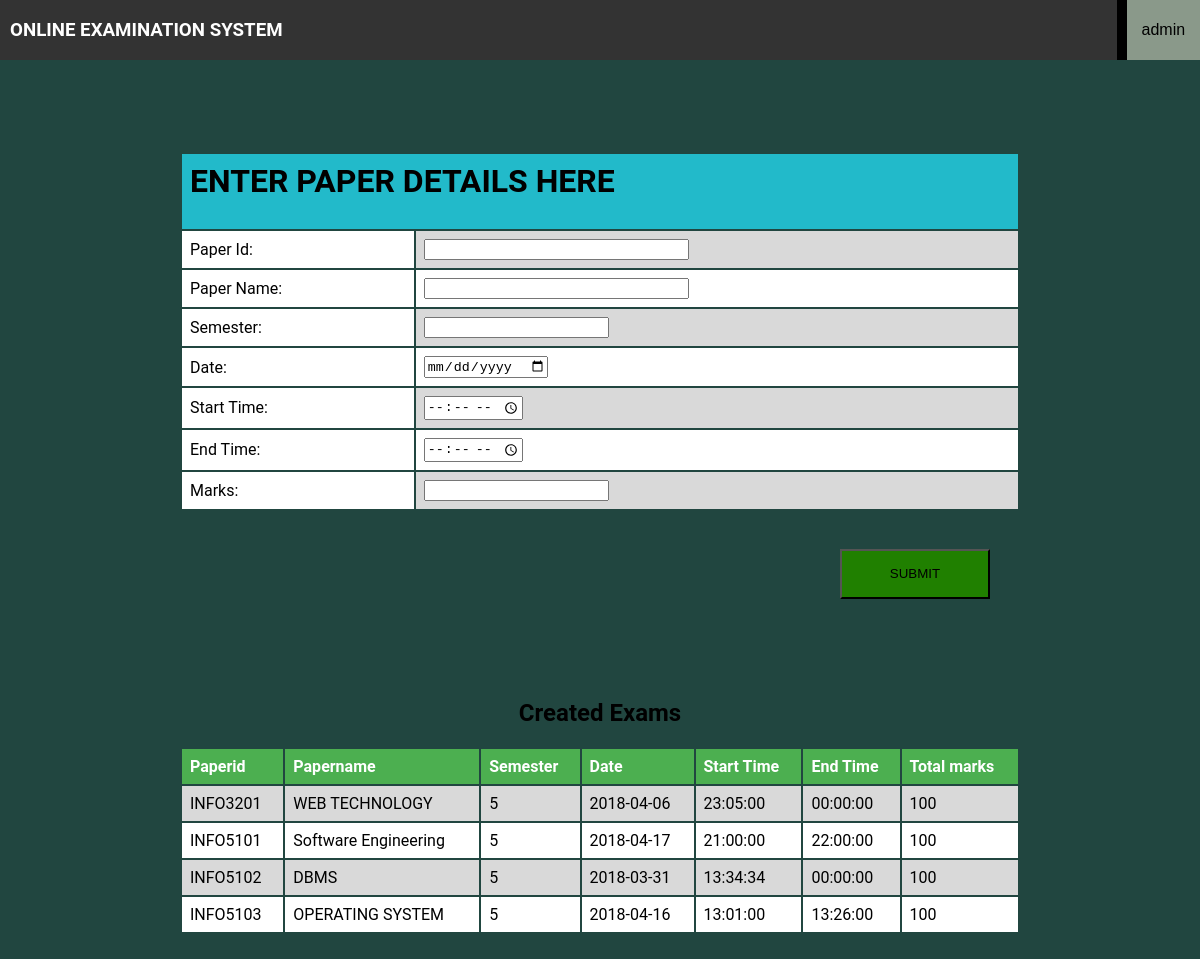
The app's page /add-exam.php (signed in) with its own data.
### tables this page shows
CREATE TABLE `exam` (
  `paper_id` varchar(10) NOT NULL,
  `paper_name` varchar(30) NOT NULL,
  `semester` int(5) NOT NULL,
  `date` date NOT NULL,
  `start_time` time NOT NULL,
  `marks` int(5) NOT NULL,
  `end_time` time NOT NULL
);

### add-exam.php (the view, shortened to what this page needs)
<?php
$conn=mysqli_connect('localhost','root','','exam');
$q="select * from exam";
$q1=mysqli_query($conn,$q);
?>
<html>
<head>
<link rel="stylesheet" type="text/css"  href="header.css">
</head>
<body>
	<div class="fixed-header">
		<a href="index.php"><h3 class="title">ONLINE EXAMINATION SYSTEM</h3></a>
		<?php
			if(isset($_SESSION["firstname"]))
			{
				echo '<div class="dropdown">
  						<button onclick="myFunction()" class="dropbtn">&nbsp&nbsp'.$_SESSION["firstname"].'&nbsp&nbsp</button>
  							<div id="myDropdown" class="dropdown-content">
    							<a href="admin-profile.php">Profile</a>
    							<a href="logout.php">Log Out</a>
  							</div>
					  </div>';
			}
			else
			{
				header('Location: http://localhost/OnlineExaminationSystem/admin-login.php');
			}
		?>
	</div>
	<br><br><br><br><br><br><br><br>
	<form method="post" action="add-exam-helper.php" enctype="multipart/form-data" >
	<table align="center">
		<tr>
			<td align="center" bgcolor="#22BACA" colspan="6"><h1>ENTER PAPER DETAILS HERE<h1></td>
		</tr>
		<tr>
			<td align="right" bgcolor="white" >Paper Id:</td>
			<td><input type="text" name="paperid" size="30" required></td>
		</tr>
		<tr>
			<td align="right" bgcolor="white">Paper Name:</td>
			<td><input type="text" name="pname" size="30" required></td>
		</tr>
		<tr>
			<td align="right" bgcolor="white">Semester:</td>
			<td><input type="number" name="sem" size="30" required></td>
		</tr>
		<tr>
			<td align="right" bgcolor="white">Date:</td>
			<td><input type="date" name="edate" size="30" required></td>
		</tr>
		<tr>
			<td align="right" bgcolor="white">Start Time:</td>
			<td><input type="Time" name="etime" size="30" required></td>
		</tr>
		<tr>
			<td align="right" bgcolor="white">End Time:</td>
			<td><input type="Time" name="eftime" size="30" required></td>
		</tr>
		<tr>
			<td align="right" bgcolor="white">Marks:</td>
			<td><input type="number" name="marks" size="30" required></td>
		</tr>
	</table><br><br>
	<input class="submitbtn" type="submit" name="submit" value="SUBMIT" >
</form><br><br><br><br><br><br>
	<h2 align="center" ><font color="black">Created Exams</font></h2>
	<table  align="center">
		<th>Paperid</th>
		<th>Papername</th>
		<th>Semester</th>
		<th>Date</th>
		<th>Start Time</th>
		<th>End Time</th>
		<th>Total marks</th>
		<?php while($row=mysqli_fetch_assoc($q1)){ ?>
		<tr>
		<td> <?php echo $row['paper_id'] ; ?> </td>
		<td> <?php echo $row['paper_name'] ; ?> </td>
		<td> <?php echo $row['semester'] ; ?> </td>
		<td> <?php echo $row['date'] ; ?> </td>
		<td> <?php echo $row['start_time'] ; ?> </td>
		<td> <?php echo $row['end_time'] ; ?> </td>
		<td> <?php echo $row['marks'] ; ?> </td>
		</tr>
		<?php } ?>
	</table>
	<br><br>
</body>
</html>

### header.css (style rules this page uses)
.fixed-header { top: 0; width: 100%; position: fixed; background: #333; color: #fff; }
.dropbtn { height: 60px; width: auto; background-color: #8a998a; color: black; font-size: 16px; border-top-width: 0px; border-right-width: 0px; border-bottom-width: 0px; border-left: solid; border-left-color: black; border-left-width: 10px; cursor: pointer; }
.dropdown { float: right; position: relative; display: inline-block; }
.title { float: left; margin-left: 10px; color: white; }

### add-exam.php (style rules this page uses)
body { margin: 0; background-color:#214640; font-family: "Roboto", sans-serif; }
.submitbtn { float: right; margin-right: 210px; height: 50px; width:150px; background-color:#208000; }
table { width: 70%; }
th, td { text-align: left; padding: 8px; }
tr:nth-child(odd) { background-color: #ffffff }
tr:nth-child(even) { background-color: #d9d9d9 }
th { background-color: #4CAF50; color: white; }

### records on screen
exam: paper_id "INFO3201", paper_name "WEB TECHNOLOGY", semester "5", date "2018-04-06", start_time "23:05:00", end_time "00:00:00", marks "100"
exam: paper_id "INFO5101", paper_name "Software Engineering", semester "5", date "2018-04-17", start_time "21:00:00", end_time "22:00:00", marks "100"
exam: paper_id "INFO5102", paper_name "DBMS", semester "5", date "2018-03-31", start_time "13:34:34", end_time "00:00:00", marks "100"
exam: paper_id "INFO5103", paper_name "OPERATING SYSTEM", semester "5", date "2018-04-16", start_time "13:01:00", end_time "13:26:00", marks "100"

### other values on screen
$_SESSION["firstname"] "admin"
